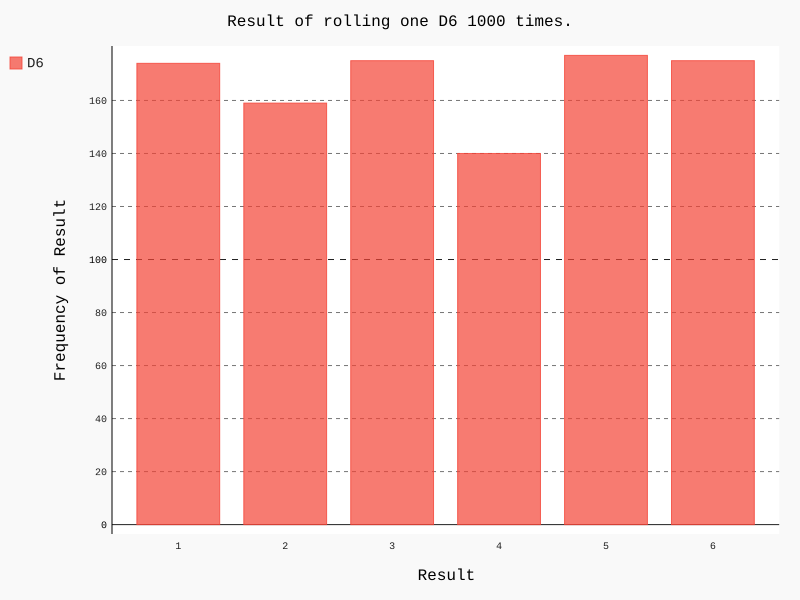

Write Python code to recreate this figure.
from die import Die
import pygal

die = Die()

results = [die.roll() for roll_num in range(1000) ]

frequencies = [results.count(value) for value in range(1,die.num_sides+1)]

hist = pygal.Bar()

hist.title = 'Result of rolling one D6 1000 times.'
hist.x_labels = [str(n) for n in range(1,7)]
hist.x_title = "Result"
hist.y_title = 'Frequency of Result'

hist.add('D6',frequencies)

hist.render_to_file('die_visual.svg')
